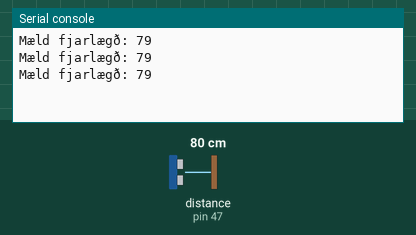
The program below on a simulated MicroPython board. Parts: the last lines printed to the serial console. Inputs (shaded band) come from the test bench; at power-on: distance to the obstacle (sensor on pin 47) 80 cm. The echo pulse lasts 58.3 µs per cm.

Above: at 1.2 s.
1.3 s: distance to the obstacle (sensor on pin 47) set to 2 cm
At 1.9 s:
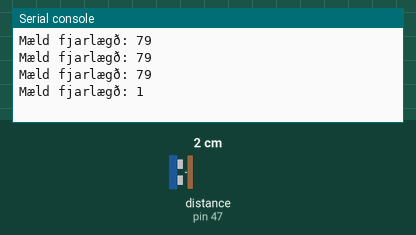
2.8 s: distance to the obstacle (sensor on pin 47) set to 4 cm
At 3.4 s:
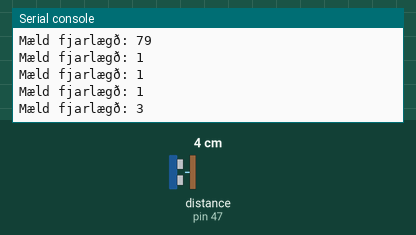
Timing chart, 0 to 5.8 s (numbered marks = the images above; inputs shaded):
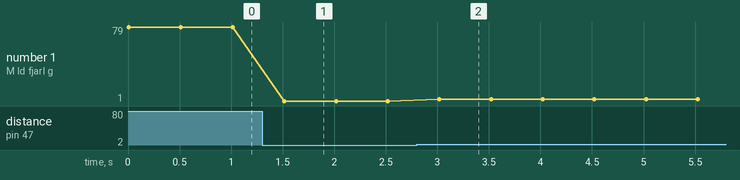

Measured:
- after the input at 1.3 s, the serial console: prints a new line after 0.22 s (image 1)
- after the input at 2.8 s, the serial console: prints a new line after 0.22 s (image 2)
- plotted number 1: 79 → 1 after the input at 1.3 s, 1 → 3 after the input at 2.8 s

The program:

test_code.py
```python
from machine import Pin
from time import sleep_ms, sleep_us, ticks_us, ticks_diff

echo = Pin(47, Pin.IN)
trig = Pin(48, Pin.OUT)

def maela_fjarlaegd():
    # Sendum 10 míkrosekúndna púls
    trig.value(1)
    sleep_us(10)
    trig.value(0)

    # Bíðum eftir að svarpúlsinn byrji
    while not echo.value(): # eða echo.value() == 0
        pass # Ekkert að gera nema bíða

    # Svarpúlsinn er byrjaður að berast þannig að við setjum skeiðklukku í gang
    upphafstimi = ticks_us()

    # Bíðum eftir að svarpúlsinn endi
    while echo.value(): # eða echo.value() == 1
        pass # Ekkert að gera nema bíða

    # Svarpúlsinn er ekki lengur að berast þannig að við stoppum skeiðklukkuna
    endatimi = ticks_us()

    # Reiknum muninn á upphafs og endatímanum
    heildartimi = ticks_diff(endatimi, upphafstimi)

    # Notum svo helildartímann til að reikna út fjarlægðina skv. jöfnunni fjarlægð = hraði * tími
    # byrjum á að helminga heildartímann (merkið fer fram og til baka)
    heildartimi /= 2
    # Hljóðhraðinn er 340 m/s (34000 cm/s) og svo deilum við með 1000000 til að fá cm á míkrósekúndur.
    hljodhradi = 34000 / 1000000
    # Reiknum loks fjarlægðina í cm
    fjarlaegd = heildartimi * hljodhradi

    # Skilum svo fjarlægðinni sem heiltölu sem er næg nákvæmni
    return int(fjarlaegd)


while True:
    fjarlaegd = maela_fjarlaegd()
    print(f"Mæld fjarlægð: {fjarlaegd}")
    sleep_ms(500)
```
